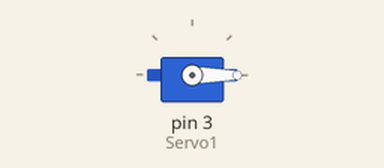
The sketch below on a simulated Arduino Uno, built with avr-gcc and run on an emulated ATmega328P. Parts: servo.

Above: at 0.05 s.
Timing chart, 0 to 4.6 s (numbered marks = the images above):
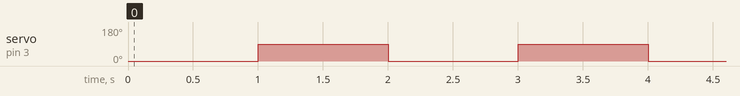

The sketch:

Moving_servo.ino
```cpp
#include <Servo.h> //include servo library

Servo Servo1; //Servo1 is a object of Servo just like those in C++ OOP
void setup()
{
  digitalWrite(3,OUTPUT);
  Servo1.attach(3);
}

void loop()
{
  Servo1.write(0); //makes the servo to go to 0 degree.
  delay(1000);
  Servo1.write(90); //makes the servo to go to 90 degree.
  delay(1000);
}
```

Measured:
- by itself, servo on pin 3 (Servo1): alternates 90° for 1.0 s and 0° for 1.0 s
